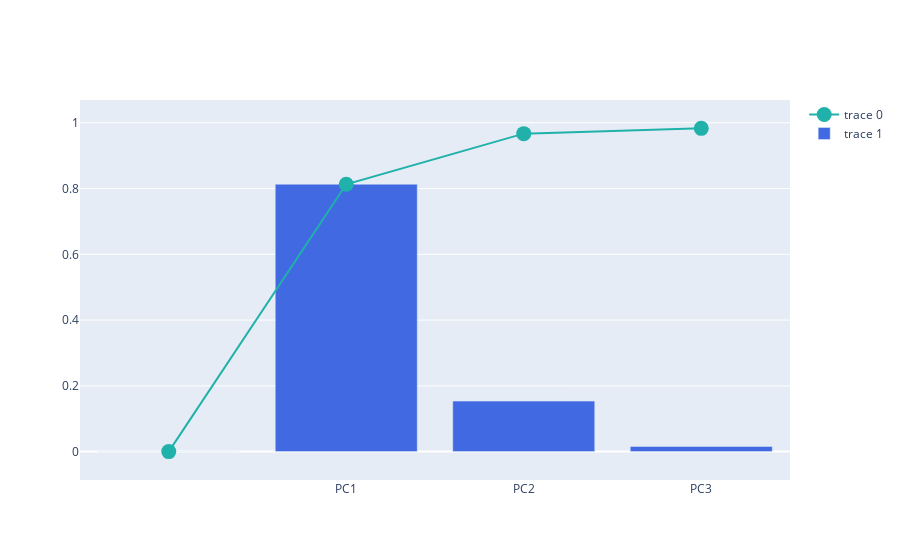

The notebook cell saved with this chart:
### Code cell
# explained variance + cumulative variance
# https://plotly.com/python/creating-and-updating-figures

import plotly.graph_objects as go
fig = go.Figure()

fig.add_trace(
    go.Scatter(
        x=df_explained_variance['PC'],
        y=df_explained_variance['Cumulative Variance'],
        marker=dict(size=15, color='LightSeaGreen')
    ))

fig.add_trace(
    go.Bar(
        x=df_explained_variance['PC'],
        y=df_explained_variance['Explained Variance'],
        marker=dict(color='RoyalBlue')
    ))

fig.show()

### Figure 1 — Plotly figure (JSON) as saved in the notebook; plotly's stock layout.template omitted (floating-point values rounded to 4 significant figures)
{"data": [{"marker": {"color": "LightSeaGreen", "size": 15}, "type": "scatter", "x": ["", "PC1", "PC2", "PC3"], "y": [0, 0.813, 0.967, 0.983]}, {"marker": {"color": "RoyalBlue"}, "type": "bar", "x": ["", "PC1", "PC2", "PC3"], "y": [0, 0.8132, 0.1537, 0.01591]}], "layout": {}}
